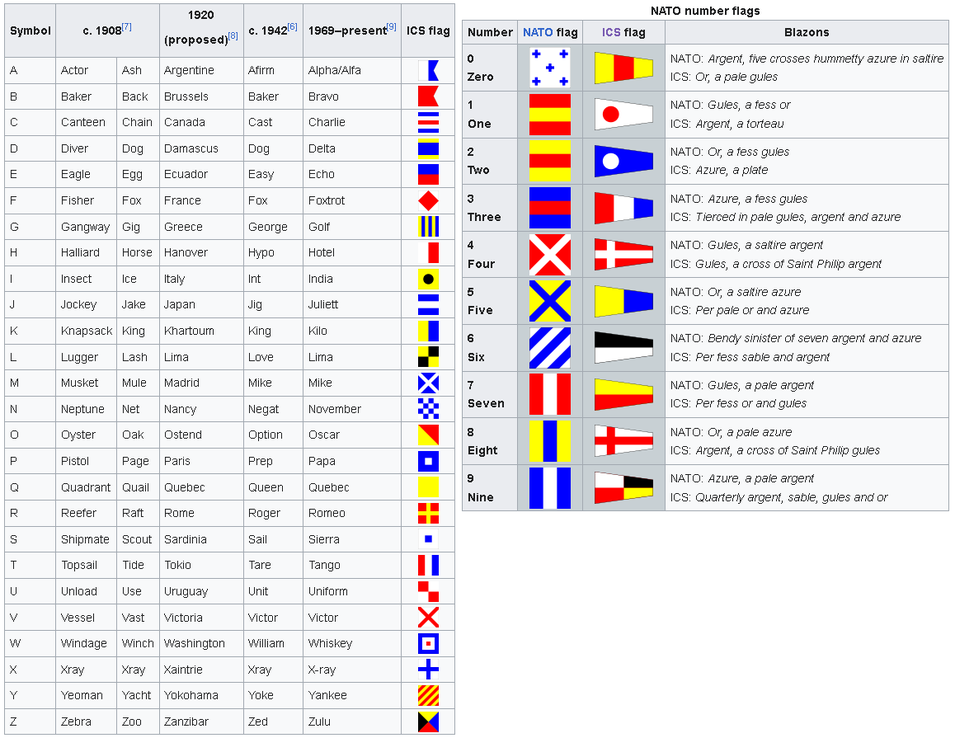
#> input picture ICS_flag_code.png, 955 x 738 px, shrunk from 1158 x 895 before the run
$ python image_xor_plus.py ICS_flag_code.png ICS_flag_code.png
#> lines starting #> are read from the running program, lines starting #| are printed output that depends on the picture
import cv2              #pip install opencv-python
import numpy as np      #pip install numpy
import matplotlib.pyplot as plt
import sys

xor_img = cv2.bitwise_xor(cv2.imread(sys.argv[1]),cv2.imread(sys.argv[2]))    # bitwise XOR on images
#> xor_img: shape (738, 955, 3); every value is 0
plus_img = ((cv2.imread(sys.argv[1]) + cv2.imread(sys.argv[2])))
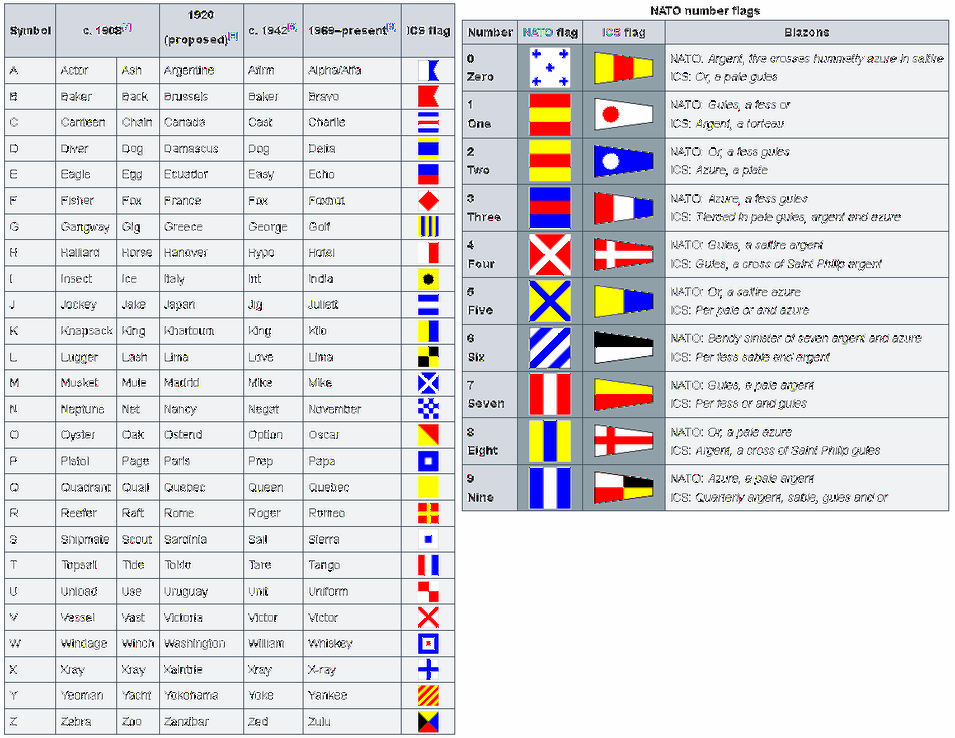
#> plus_img: shape (738, 955, 3); mean B, G, R 222.6, 219.7, 220.8
minus_img = ((cv2.imread(sys.argv[1]) - cv2.imread(sys.argv[2])))
plt.subplot(131), plt.imshow(xor_img), plt.title("XOR")
plt.subplot(132), plt.imshow(plus_img), plt.title("PLUS")
plt.subplot(133), plt.imshow(minus_img), plt.title("MINUS")
plt.show()
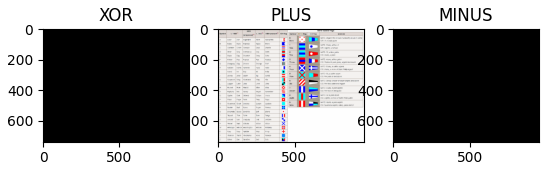
#> figure drawn by matplotlib, 3 panels; B, G, R data is drawn as R, G, B
